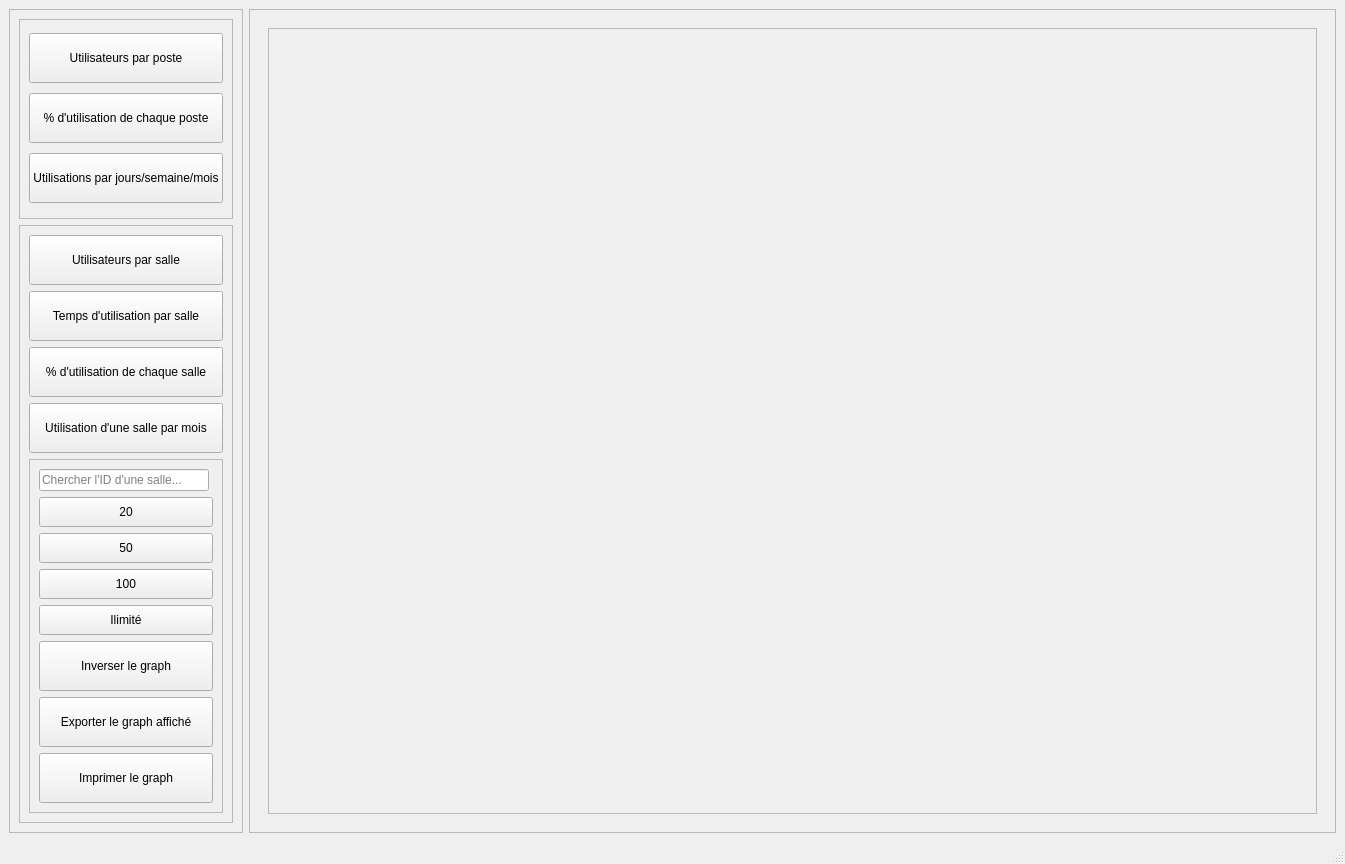
<?xml version="1.0" encoding="UTF-8"?>
<ui version="4.0">
 <class>MainWindow</class>
 <widget class="QMainWindow" name="MainWindow">
  <property name="geometry">
   <rect>
    <x>0</x>
    <y>0</y>
    <width>1345</width>
    <height>862</height>
   </rect>
  </property>
  <property name="windowTitle">
   <string>Stats</string>
  </property>
  <property name="windowIcon">
   <iconset>
    <normaloff>../../../Icone/icone loglover.png</normaloff>../../../Icone/icone loglover.png</iconset>
  </property>
  <widget class="QWidget" name="centralwidget">
   <layout class="QHBoxLayout" name="horizontalLayout">
    <item>
     <widget class="QFrame" name="frame">
      <property name="frameShape">
       <enum>QFrame::Shape::StyledPanel</enum>
      </property>
      <property name="frameShadow">
       <enum>QFrame::Shadow::Raised</enum>
      </property>
      <layout class="QVBoxLayout" name="verticalLayout">
       <item>
        <widget class="QFrame" name="frame_6">
         <property name="sizePolicy">
          <sizepolicy hsizetype="Preferred" vsizetype="Fixed">
           <horstretch>0</horstretch>
           <verstretch>0</verstretch>
          </sizepolicy>
         </property>
         <property name="minimumSize">
          <size>
           <width>0</width>
           <height>200</height>
          </size>
         </property>
         <property name="frameShape">
          <enum>QFrame::Shape::StyledPanel</enum>
         </property>
         <property name="frameShadow">
          <enum>QFrame::Shadow::Raised</enum>
         </property>
         <layout class="QVBoxLayout" name="verticalLayout_3">
          <item>
           <widget class="QPushButton" name="users_per_computers">
            <property name="sizePolicy">
             <sizepolicy hsizetype="Minimum" vsizetype="Fixed">
              <horstretch>0</horstretch>
              <verstretch>0</verstretch>
             </sizepolicy>
            </property>
            <property name="minimumSize">
             <size>
              <width>0</width>
              <height>50</height>
             </size>
            </property>
            <property name="toolTip">
             <string/>
            </property>
            <property name="statusTip">
             <string>Affiche un graph du nombre d'utilisateurs distincts pas poste</string>
            </property>
            <property name="text">
             <string>Utilisateurs par poste</string>
            </property>
           </widget>
          </item>
          <item>
           <widget class="QPushButton" name="computer_use_pie">
            <property name="sizePolicy">
             <sizepolicy hsizetype="Minimum" vsizetype="Fixed">
              <horstretch>0</horstretch>
              <verstretch>0</verstretch>
             </sizepolicy>
            </property>
            <property name="minimumSize">
             <size>
              <width>0</width>
              <height>50</height>
             </size>
            </property>
            <property name="statusTip">
             <string>Affiche les postes avec le plus de temps d'utilisation en pourcentage</string>
            </property>
            <property name="text">
             <string>% d'utilisation de chaque poste</string>
            </property>
           </widget>
          </item>
          <item>
           <widget class="QPushButton" name="daily_weekly_monthly">
            <property name="sizePolicy">
             <sizepolicy hsizetype="Minimum" vsizetype="Fixed">
              <horstretch>0</horstretch>
              <verstretch>0</verstretch>
             </sizepolicy>
            </property>
            <property name="minimumSize">
             <size>
              <width>0</width>
              <height>50</height>
             </size>
            </property>
            <property name="statusTip">
             <string>Permet d'affiche le temps d'utilisation d'un poste par jours/semaines/mois</string>
            </property>
            <property name="text">
             <string>Utilisations par jours/semaine/mois</string>
            </property>
           </widget>
          </item>
         </layout>
        </widget>
       </item>
       <item>
        <widget class="QFrame" name="statFrame">
         <property name="frameShape">
          <enum>QFrame::Shape::StyledPanel</enum>
         </property>
         <property name="frameShadow">
          <enum>QFrame::Shadow::Raised</enum>
         </property>
         <layout class="QVBoxLayout" name="verticalLayout_7">
          <item>
           <widget class="QPushButton" name="usersPerRoomButton">
            <property name="sizePolicy">
             <sizepolicy hsizetype="Minimum" vsizetype="Fixed">
              <horstretch>0</horstretch>
              <verstretch>0</verstretch>
             </sizepolicy>
            </property>
            <property name="minimumSize">
             <size>
              <width>0</width>
              <height>50</height>
             </size>
            </property>
            <property name="statusTip">
             <string>Affiche le nombre d'utilisateurs distincts par salle</string>
            </property>
            <property name="text">
             <string>Utilisateurs par salle</string>
            </property>
           </widget>
          </item>
          <item>
           <widget class="QPushButton" name="timePerRoomButton">
            <property name="sizePolicy">
             <sizepolicy hsizetype="Minimum" vsizetype="Fixed">
              <horstretch>0</horstretch>
              <verstretch>0</verstretch>
             </sizepolicy>
            </property>
            <property name="minimumSize">
             <size>
              <width>0</width>
              <height>50</height>
             </size>
            </property>
            <property name="statusTip">
             <string>Affiche un graph du temps d'utilisation total par salle en heure</string>
            </property>
            <property name="text">
             <string>Temps d'utilisation par salle</string>
            </property>
           </widget>
          </item>
          <item>
           <widget class="QPushButton" name="percentPerRoomButton">
            <property name="sizePolicy">
             <sizepolicy hsizetype="Minimum" vsizetype="Fixed">
              <horstretch>0</horstretch>
              <verstretch>0</verstretch>
             </sizepolicy>
            </property>
            <property name="minimumSize">
             <size>
              <width>0</width>
              <height>50</height>
             </size>
            </property>
            <property name="statusTip">
             <string>Affiche les salles avec le plus de temps d'utilisation en pourcentage</string>
            </property>
            <property name="text">
             <string>% d'utilisation de chaque salle</string>
            </property>
           </widget>
          </item>
          <item>
           <widget class="QPushButton" name="timePerRoomPerMonthButton">
            <property name="sizePolicy">
             <sizepolicy hsizetype="Minimum" vsizetype="Fixed">
              <horstretch>0</horstretch>
              <verstretch>0</verstretch>
             </sizepolicy>
            </property>
            <property name="minimumSize">
             <size>
              <width>0</width>
              <height>50</height>
             </size>
            </property>
            <property name="statusTip">
             <string>Permet de choisir une salle et de créer un graph de son utilisation mensuelle en heures (entrée pour valider la recherche)</string>
            </property>
            <property name="text">
             <string>Utilisation d'une salle par mois</string>
            </property>
           </widget>
          </item>
          <item>
           <widget class="QFrame" name="frame_4">
            <property name="frameShape">
             <enum>QFrame::Shape::StyledPanel</enum>
            </property>
            <property name="frameShadow">
             <enum>QFrame::Shadow::Raised</enum>
            </property>
            <layout class="QVBoxLayout" name="verticalLayout_8">
             <item>
              <widget class="QLineEdit" name="lineEditRoom">
               <property name="sizePolicy">
                <sizepolicy hsizetype="Fixed" vsizetype="Fixed">
                 <horstretch>0</horstretch>
                 <verstretch>0</verstretch>
                </sizepolicy>
               </property>
               <property name="minimumSize">
                <size>
                 <width>170</width>
                 <height>0</height>
                </size>
               </property>
               <property name="placeholderText">
                <string>Chercher l'ID d'une salle...</string>
               </property>
              </widget>
             </item>
             <item>
              <widget class="QPushButton" name="limit20Button">
               <property name="sizePolicy">
                <sizepolicy hsizetype="Minimum" vsizetype="Fixed">
                 <horstretch>0</horstretch>
                 <verstretch>0</verstretch>
                </sizepolicy>
               </property>
               <property name="minimumSize">
                <size>
                 <width>0</width>
                 <height>30</height>
                </size>
               </property>
               <property name="statusTip">
                <string>Limite les graphs affiché à l'écran au 20 plus grands</string>
               </property>
               <property name="text">
                <string>20</string>
               </property>
              </widget>
             </item>
             <item>
              <widget class="QPushButton" name="limit50Button">
               <property name="sizePolicy">
                <sizepolicy hsizetype="Minimum" vsizetype="Fixed">
                 <horstretch>0</horstretch>
                 <verstretch>0</verstretch>
                </sizepolicy>
               </property>
               <property name="minimumSize">
                <size>
                 <width>0</width>
                 <height>30</height>
                </size>
               </property>
               <property name="statusTip">
                <string>Limite les graphs affiché à l'écran au 50 plus grands</string>
               </property>
               <property name="text">
                <string>50</string>
               </property>
              </widget>
             </item>
             <item>
              <widget class="QPushButton" name="limit100Button">
               <property name="sizePolicy">
                <sizepolicy hsizetype="Minimum" vsizetype="Fixed">
                 <horstretch>0</horstretch>
                 <verstretch>0</verstretch>
                </sizepolicy>
               </property>
               <property name="minimumSize">
                <size>
                 <width>0</width>
                 <height>30</height>
                </size>
               </property>
               <property name="statusTip">
                <string>Limite les graphs affiché à l'écran au 100 plus grands</string>
               </property>
               <property name="text">
                <string>100</string>
               </property>
              </widget>
             </item>
             <item>
              <widget class="QPushButton" name="noLimitButton">
               <property name="sizePolicy">
                <sizepolicy hsizetype="Minimum" vsizetype="Fixed">
                 <horstretch>0</horstretch>
                 <verstretch>0</verstretch>
                </sizepolicy>
               </property>
               <property name="minimumSize">
                <size>
                 <width>0</width>
                 <height>30</height>
                </size>
               </property>
               <property name="statusTip">
                <string>Montre l'intégralité des graphs. C'est l'option par défault si vous n'avez pas appuyé sur un limiteur.</string>
               </property>
               <property name="text">
                <string>Ilimité</string>
               </property>
              </widget>
             </item>
             <item>
              <widget class="QPushButton" name="inverseButton">
               <property name="sizePolicy">
                <sizepolicy hsizetype="Minimum" vsizetype="Fixed">
                 <horstretch>0</horstretch>
                 <verstretch>0</verstretch>
                </sizepolicy>
               </property>
               <property name="minimumSize">
                <size>
                 <width>0</width>
                 <height>50</height>
                </size>
               </property>
               <property name="statusTip">
                <string>Inverse le graph affiché (ne marche pas avec les graphs de dates)</string>
               </property>
               <property name="text">
                <string>Inverser le graph</string>
               </property>
              </widget>
             </item>
             <item>
              <widget class="QPushButton" name="exportButton">
               <property name="sizePolicy">
                <sizepolicy hsizetype="Minimum" vsizetype="Fixed">
                 <horstretch>0</horstretch>
                 <verstretch>0</verstretch>
                </sizepolicy>
               </property>
               <property name="minimumSize">
                <size>
                 <width>0</width>
                 <height>50</height>
                </size>
               </property>
               <property name="statusTip">
                <string>Exporte le graph affiché au format pdf, png, ou svg</string>
               </property>
               <property name="text">
                <string>Exporter le graph affiché</string>
               </property>
              </widget>
             </item>
             <item>
              <widget class="QPushButton" name="printButton">
               <property name="sizePolicy">
                <sizepolicy hsizetype="Minimum" vsizetype="Fixed">
                 <horstretch>0</horstretch>
                 <verstretch>0</verstretch>
                </sizepolicy>
               </property>
               <property name="minimumSize">
                <size>
                 <width>0</width>
                 <height>50</height>
                </size>
               </property>
               <property name="statusTip">
                <string>Ouvre le graph pour impression physique ou pdf</string>
               </property>
               <property name="text">
                <string>Imprimer le graph</string>
               </property>
              </widget>
             </item>
            </layout>
           </widget>
          </item>
         </layout>
        </widget>
       </item>
      </layout>
     </widget>
    </item>
    <item>
     <widget class="QFrame" name="frame_2">
      <property name="frameShape">
       <enum>QFrame::Shape::StyledPanel</enum>
      </property>
      <property name="frameShadow">
       <enum>QFrame::Shadow::Raised</enum>
      </property>
      <layout class="QVBoxLayout" name="verticalLayout_4">
       <item>
        <widget class="QStackedWidget" name="stackedWidget">
         <property name="currentIndex">
          <number>0</number>
         </property>
         <widget class="QWidget" name="page">
          <layout class="QVBoxLayout" name="verticalLayout_5">
           <item>
            <widget class="QFrame" name="ShowGraph">
             <property name="sizePolicy">
              <sizepolicy hsizetype="Preferred" vsizetype="Expanding">
               <horstretch>0</horstretch>
               <verstretch>0</verstretch>
              </sizepolicy>
             </property>
             <property name="frameShape">
              <enum>QFrame::Shape::StyledPanel</enum>
             </property>
             <property name="frameShadow">
              <enum>QFrame::Shadow::Raised</enum>
             </property>
            </widget>
           </item>
          </layout>
         </widget>
         <widget class="QWidget" name="page_2">
          <layout class="QVBoxLayout" name="verticalLayout_2">
           <item>
            <widget class="QFrame" name="usageGraph">
             <property name="frameShape">
              <enum>QFrame::Shape::StyledPanel</enum>
             </property>
             <property name="frameShadow">
              <enum>QFrame::Shadow::Raised</enum>
             </property>
             <layout class="QVBoxLayout" name="verticalLayout_6">
              <item>
               <widget class="QFrame" name="buttonHolder">
                <property name="sizePolicy">
                 <sizepolicy hsizetype="Preferred" vsizetype="Fixed">
                  <horstretch>0</horstretch>
                  <verstretch>0</verstretch>
                 </sizepolicy>
                </property>
                <property name="minimumSize">
                 <size>
                  <width>0</width>
                  <height>0</height>
                 </size>
                </property>
                <property name="frameShape">
                 <enum>QFrame::Shape::StyledPanel</enum>
                </property>
                <property name="frameShadow">
                 <enum>QFrame::Shadow::Raised</enum>
                </property>
                <layout class="QHBoxLayout" name="horizontalLayout_2">
                 <property name="bottomMargin">
                  <number>9</number>
                 </property>
                 <item>
                  <widget class="QLineEdit" name="lineComputer">
                   <property name="placeholderText">
                    <string>Chercher le nom d'un poste...</string>
                   </property>
                  </widget>
                 </item>
                 <item>
                  <widget class="QPushButton" name="dayButton">
                   <property name="text">
                    <string>Jour</string>
                   </property>
                  </widget>
                 </item>
                 <item>
                  <widget class="QPushButton" name="weekButton">
                   <property name="text">
                    <string>Semaine</string>
                   </property>
                  </widget>
                 </item>
                 <item>
                  <widget class="QPushButton" name="monthButton">
                   <property name="text">
                    <string>Mois</string>
                   </property>
                  </widget>
                 </item>
                </layout>
               </widget>
              </item>
              <item>
               <widget class="QFrame" name="usageGraphInside">
                <property name="frameShape">
                 <enum>QFrame::Shape::StyledPanel</enum>
                </property>
                <property name="frameShadow">
                 <enum>QFrame::Shadow::Raised</enum>
                </property>
               </widget>
              </item>
             </layout>
            </widget>
           </item>
          </layout>
         </widget>
        </widget>
       </item>
      </layout>
     </widget>
    </item>
   </layout>
  </widget>
  <widget class="QStatusBar" name="statusBar"/>
 </widget>
 <resources/>
 <connections/>
</ui>
